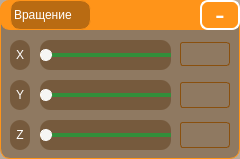
         <widget class="QWidget" name="widget_rotation" native="true">
          <property name="sizePolicy">
           <sizepolicy hsizetype="Preferred" vsizetype="Preferred">
            <horstretch>0</horstretch>
            <verstretch>0</verstretch>
           </sizepolicy>
          </property>
          <property name="minimumSize">
           <size>
            <width>240</width>
            <height>30</height>
           </size>
          </property>
          <property name="maximumSize">
           <size>
            <width>240</width>
            <height>160</height>
           </size>
          </property>
          <property name="baseSize">
           <size>
            <width>240</width>
            <height>160</height>
           </size>
          </property>
          <property name="styleSheet">
           <string notr="true">QWidget {
	border: 1px solid #FF9419;
	border-radius: 10px;
	background: rgba(79, 46, 8, 0.4);
}</string>
          </property>
          <widget class="QLabel" name="label_rotation_x">
           <property name="geometry">
            <rect>
             <x>10</x>
             <y>40</y>
             <width>20</width>
             <height>30</height>
            </rect>
           </property>
           <property name="font">
            <font>
             <pointsize>9</pointsize>
            </font>
           </property>
           <property name="styleSheet">
            <string notr="true">QLabel {
	color: rgb(255, 255, 255);
	background: rgbs(0,0,0,0);
	border: 0 px;
}</string>
           </property>
           <property name="text">
            <string>X</string>
           </property>
           <property name="alignment">
            <set>Qt::AlignCenter</set>
           </property>
          </widget>
          <widget class="QLabel" name="label_rotation_z">
           <property name="geometry">
            <rect>
             <x>10</x>
             <y>120</y>
             <width>20</width>
             <height>30</height>
            </rect>
           </property>
           <property name="font">
            <font>
             <pointsize>9</pointsize>
            </font>
           </property>
           <property name="styleSheet">
            <string notr="true">QLabel {
	color: rgb(255, 255, 255);
	background: rgbs(0,0,0,0);
	border: 0 px;
}</string>
           </property>
           <property name="text">
            <string>Z</string>
           </property>
           <property name="alignment">
            <set>Qt::AlignCenter</set>
           </property>
          </widget>
          <widget class="QLabel" name="label_rotation_y">
           <property name="geometry">
            <rect>
             <x>10</x>
             <y>80</y>
             <width>20</width>
             <height>30</height>
            </rect>
           </property>
           <property name="font">
            <font>
             <pointsize>9</pointsize>
            </font>
           </property>
           <property name="styleSheet">
            <string notr="true">QLabel {
	color: rgb(255, 255, 255);
	background: rgbs(0,0,0,0);
	border: 0 px;
}</string>
           </property>
           <property name="text">
            <string>Y</string>
           </property>
           <property name="alignment">
            <set>Qt::AlignCenter</set>
           </property>
          </widget>
          <widget class="QSlider" name="slider_rotation_x">
           <property name="geometry">
            <rect>
             <x>40</x>
             <y>40</y>
             <width>131</width>
             <height>30</height>
            </rect>
           </property>
           <property name="styleSheet">
            <string notr="true">QSlider {
	background: rgbs(0,0,0,0);
	border: 0px;
}

QSlider::groove:horizontal {
	border: 5px;
	height: 4px;
	border-radius: 4px;
}

QSlider::handle:horizontal {
    background: rgb(246, 245, 244);
    border: 1px solid rgb(255, 255, 255);
    width: 10px;
    margin: -4px 0; 
    border-radius: 6px;
}

QSlider::add-page:qlineargradient {
	background: rgba(34, 155, 58, 0.8);
	border: 9px;
}

QSlider::sub-page {
	background: #C47214;
	border: 4px;
}</string>
           </property>
           <property name="orientation">
            <enum>Qt::Horizontal</enum>
           </property>
          </widget>
          <widget class="QLabel" name="label_title_rotation_widget">
           <property name="geometry">
            <rect>
             <x>10</x>
             <y>0</y>
             <width>81</width>
             <height>30</height>
            </rect>
           </property>
           <property name="font">
            <font>
             <family>Cantarell</family>
            </font>
           </property>
           <property name="styleSheet">
            <string notr="true">QLabel {
	color: rgb(255, 255, 255);
	background: rgbs(0,0,0,0);
}</string>
           </property>
           <property name="text">
            <string>Вращение</string>
           </property>
          </widget>
          <widget class="QSlider" name="slider_rotation_z">
           <property name="geometry">
            <rect>
             <x>40</x>
             <y>120</y>
             <width>131</width>
             <height>30</height>
            </rect>
           </property>
           <property name="baseSize">
            <size>
             <width>240</width>
             <height>600</height>
            </size>
           </property>
           <property name="styleSheet">
            <string notr="true">QSlider {
	background: rgbs(0,0,0,0);
	border: 0px;
}

QSlider::groove:horizontal {
	border: 5px;
	height: 4px;
	border-radius: 4px;
}

QSlider::handle:horizontal {
    background: rgb(246, 245, 244);
    border: 1px solid rgb(255, 255, 255);
    width: 10px;
    margin: -4px 0; 
    border-radius: 6px;
}

QSlider::add-page:qlineargradient {
	background: rgba(34, 155, 58, 0.8);
	border: 9px;
}

QSlider::sub-page {
	background: #C47214;
	border: 4px;
}</string>
           </property>
           <property name="orientation">
            <enum>Qt::Horizontal</enum>
           </property>
          </widget>
          <widget class="QSlider" name="slider_rotation_y">
           <property name="geometry">
            <rect>
             <x>40</x>
             <y>80</y>
             <width>131</width>
             <height>30</height>
            </rect>
           </property>
           <property name="styleSheet">
            <string notr="true">QSlider {
	background: rgbs(0,0,0,0);
	border: 0px;
}

QSlider::groove:horizontal {
	border: 5px;
	height: 4px;
	border-radius: 4px;
}

QSlider::handle:horizontal {
    background: rgb(246, 245, 244);
    border: 1px solid rgb(255, 255, 255);
    width: 10px;
    margin: -4px 0; 
    border-radius: 6px;
}

QSlider::add-page:qlineargradient {
	background: rgba(34, 155, 58, 0.8);
	border: 9px;
}

QSlider::sub-page {
	background: #C47214;
	border: 4px;
}</string>
           </property>
           <property name="orientation">
            <enum>Qt::Horizontal</enum>
           </property>
          </widget>
          <widget class="QLineEdit" name="le_rotation_y">
           <property name="geometry">
            <rect>
             <x>180</x>
             <y>82</y>
             <width>50</width>
             <height>26</height>
            </rect>
           </property>
           <property name="font">
            <font>
             <pointsize>9</pointsize>
            </font>
           </property>
           <property name="styleSheet">
            <string notr="true">QLineEdit {
	background: rgba(0,0,0,0);
	border: 1px solid #8A500E;
	border-radius: 3px;
}</string>
           </property>
          </widget>
          <widget class="QLineEdit" name="le_rotation_x">
           <property name="geometry">
            <rect>
             <x>180</x>
             <y>42</y>
             <width>50</width>
             <height>24</height>
            </rect>
           </property>
           <property name="font">
            <font>
             <pointsize>9</pointsize>
            </font>
           </property>
           <property name="styleSheet">
            <string notr="true">QLineEdit {
	background: rgba(0,0,0,0);
	border: 1px solid #8A500E;
	border-radius: 3px;
}</string>
           </property>
          </widget>
          <widget class="QLineEdit" name="le_rotation_z">
           <property name="geometry">
            <rect>
             <x>180</x>
             <y>122</y>
             <width>50</width>
             <height>26</height>
            </rect>
           </property>
           <property name="font">
            <font>
             <family>Source Code Pro</family>
             <pointsize>9</pointsize>
            </font>
           </property>
           <property name="styleSheet">
            <string notr="true">QLineEdit {
	background: rgba(0,0,0,0);
	border: 1px solid #8A500E;
	border-radius: 3px;
}</string>
           </property>
          </widget>
          <widget class="QWidget" name="widget_rotation_titel" native="true">
           <property name="geometry">
            <rect>
             <x>0</x>
             <y>0</y>
             <width>240</width>
             <height>30</height>
            </rect>
           </property>
           <property name="styleSheet">
            <string notr="true">QWidget {
	background: #FF9419;
	border: 1px solid #FF9419;
	border-radius: 10px;
}</string>
           </property>
           <widget class="QPushButton" name="pb_widget_rotation_show_hide">
            <property name="geometry">
             <rect>
              <x>200</x>
              <y>0</y>
              <width>40</width>
              <height>30</height>
             </rect>
            </property>
            <property name="minimumSize">
             <size>
              <width>40</width>
              <height>0</height>
             </size>
            </property>
            <property name="maximumSize">
             <size>
              <width>40</width>
              <height>16777215</height>
             </size>
            </property>
            <property name="font">
             <font>
              <pointsize>22</pointsize>
             </font>
            </property>
            <property name="styleSheet">
             <string notr="true">QPushButton {
	color: rgb(255, 255, 255);
	background: #FF9419;
    border: 2px solid rgb(255, 255, 255);
    border-radius: 8px;
}

QPushButton:pressed {
	color: #FF9419;
	background: rgb(255, 255, 255);
}</string>
            </property>
            <property name="text">
             <string>-</string>
            </property>
           </widget>
          </widget>
          <zorder>widget_rotation_titel</zorder>
          <zorder>label_rotation_x</zorder>
          <zorder>label_rotation_z</zorder>
          <zorder>label_rotation_y</zorder>
          <zorder>slider_rotation_x</zorder>
          <zorder>label_title_rotation_widget</zorder>
          <zorder>slider_rotation_z</zorder>
          <zorder>slider_rotation_y</zorder>
          <zorder>le_rotation_y</zorder>
          <zorder>le_rotation_x</zorder>
          <zorder>le_rotation_z</zorder>
         </widget>
